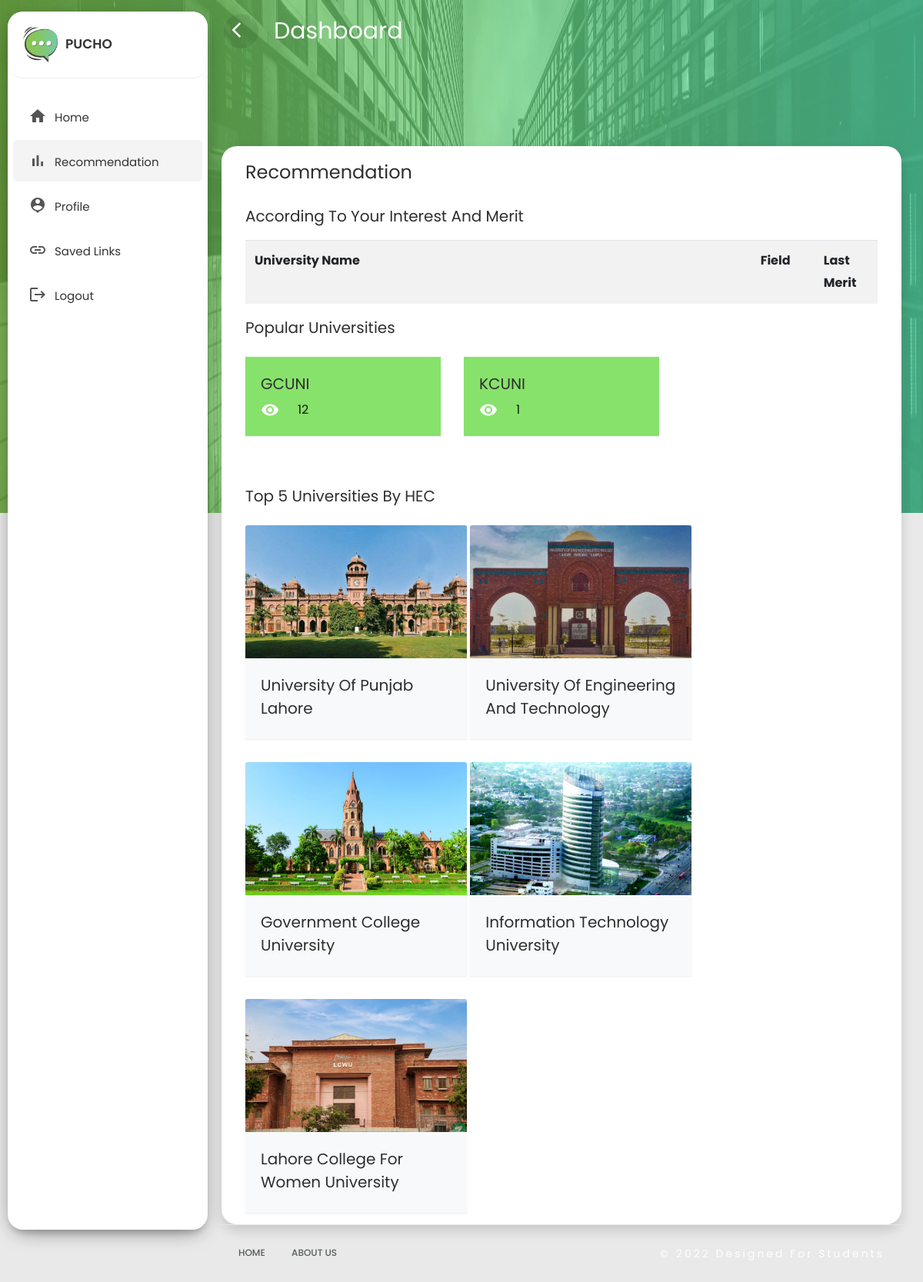
Before: /recommendation/ (signed in) with the older database file.
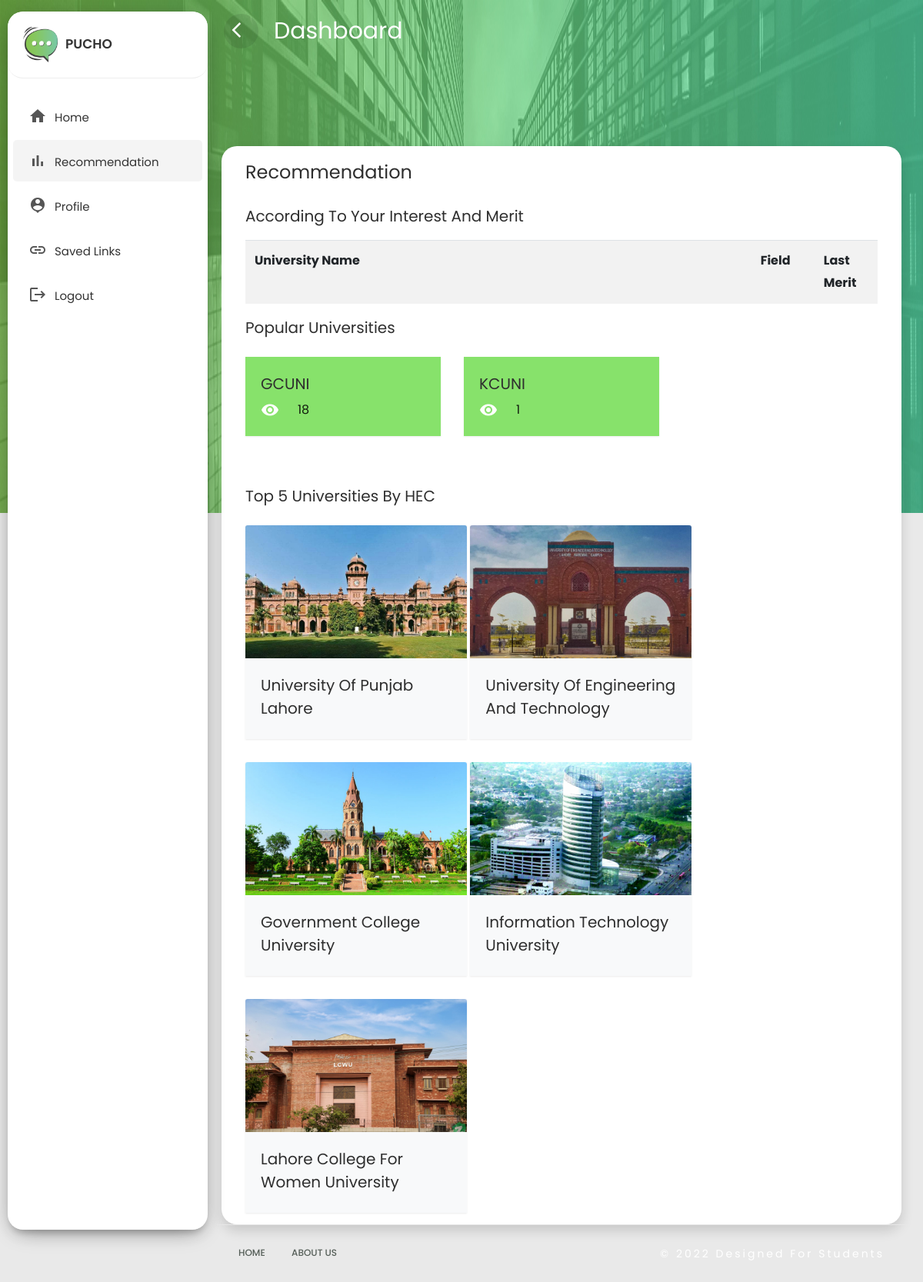
After: the same page with the newer database file.
### university/models.py (models this page shows, shortened)
class UniversitiesCount(models.Model):
    university_name = models.CharField(max_length=150)
    count = models.IntegerField()

### recommendation/views.py (the view)
# urls.py: path("", include("recommendation.urls")),
def recommendation(request):
    profile = Profile.objects.get(student=request.user)
    gaurdian_income = profile.gaurdian_income
    matric_marks = profile.matric_marks
    matric_grade = profile.matric_grade
    inter_marks = profile.inter_marks
    inter_grade = profile.inter_grade
    university_name = profile.university_name
    field_of_interest = profile.field_of_interest
    matric_marks_percentange = (matric_marks/1100)*30
    inter_marks_percentange = (inter_marks/1100)*70
    final_percentange = matric_marks_percentange + inter_marks_percentange
    query = University.objects.filter(program_abbreviation=field_of_interest,last_merit__lte=final_percentange)
    query2 = UniversitiesCount.objects.order_by('-count')[:5]
    query3 = UniversitiesCount.objects
    query4 = University.objects.filter(university_name=university_name, program_abbreviation=field_of_interest)
    print(query4)
    query5 = University.objects.filter(program_abbreviation=field_of_interest, fee_structure__lte=gaurdian_income)
    return render(request, "recommendation.html",context={'final_query':query,'final_query2':query2 ,'final_query5':query5})

### templates/recommendation.html (shortened to what this page needs)
{% extends "chatbot.html" %}
{%  load static  %}
{% block content %}
  <head>
    <link rel="stylesheet" href="{% static 'css/bootstrap.min.css' %}">
    <link rel="stylesheet" href="{% static 'css/dashboard.css' %}">
  </head>
  <body>
    <div class="wrapper">
        <nav id="sidebar">
          <div class="sidebar-header">
            <h3><img src="{% static 'images/logo2.png' %}" class="img-fluid"/><span>Pucho</span></h3>
          </div>
          <ul class="list-unstyled components">
            <li>
              <a href="{% url 'home' %}" class="dashboard"><i class="material-icons">home</i><span>Home</span></a>
            </li>
            <li class="active">
              <a href="{% url 'recommendation' %}" class="dashboard"><i class="material-icons">bar_chart</i><span>Recommendation</span></a>
            </li>
            <li>
              <a href="{% url 'profile' %}" class="dashboard"><i class="material-icons">person_pin</i><span>Profile</span></a>
            </li>
            <li  class="">
              <a href="{% url 'savedlinks' %}" class="dashboard"><i class="material-icons">link</i><span>Saved Links</span></a>
            </li>
            <li  class="">
              <a href="{% url 'logout' %}?next=/home" class="dashboard"><i class="material-icons">logout</i><span>Logout</span></a>
            </li>
          </ul>
        </nav>
        <div id="content">
          <div class="top-navbar">
            <nav class="navbar navbar-expand-lg">
              <div class="container-fluid">
                <div class="d-flex justify-content-start">
                  <button type="button" id="sidebarCollapse" class="d-xl-block d-lg-block d-md-mone d-none more-button2">
                    <span class="material-icons">arrow_back_ios</span>
                  </button>
                  <a class="navbar-brand"> Dashboard </a>
                </div>
              </div>
            </nav>
	        </div>
        	<div class="main-content">
            <div class="row content">
              <div class="col-lg-12 col-md-12 col-sm-12">
                <div class="profile-form shadow mx-2 bookmarks">
                  <div class="row mx-3">
                    <div class="col-lg-12 m-auto">
                      <div class="mt-3">
                        <h4>Recommendation</h4>
                      </div>
                      <div class="mt-3">
                        <h5>According to Your Interest and Merit</h5>
                      </div>
                      <table class="table table-striped table-condensed mt-3">
                        <tbody>
                          <tr>
                            <th>
                              University Name
                            </th>
                            <th class="table-icon">
                              Field
                            </th>
                            <th class="table-icon">
                              Last Merit
                            </th>
                          </tr>
                        </tbody>
                      </table>
                      <div class="mt-3 text-muted">
                        <h5>Popular Universities</h5>
                      </div>
                      <div class="row">
                        {% for value in final_query2 %}
                        <div class="col-sm-4">
                          <div class="card rounded" style="background-color:#87E26B;">
                            <div class="card-body">
                              <h5 class="card-title">{{value.university_name}}</h5>
                              <div class="d-flex align-items-center"><i class="material-icons text-white mr-4">visibility</i>{{value.count}}</div>
                            </div>
                          </div>
                        </div>
                        {% endfor %}
                      </div>
                      <div class="mt-5 text-muted">
                        <h5>Top 5 Universities by HEC</h5>
                      </div>
                      <div class="card bg-light" style="width: 18rem;">
                        <img src="{% static 'images/pu.jpg' %}" class="card-img-top" alt="...">
                        <div class="card-body">
                          <h5 class="card-title">University of Punjab Lahore</h5>
                        </div>
                      </div>
                      <div class="card bg-light" style="width: 18rem;">
                        <img src="{% static 'images/uet.jpg' %}" class="card-img-top" alt="...">
                        <div class="card-body">
                          <h5 class="card-title">University of Engineering and Technology</h5>
                        </div>
                      </div>
                      <div class="card bg-light" style="width: 18rem;">
                        <img src="{% static 'images/gc.jpg' %}" class="card-img-top" alt="...">
                        <div class="card-body">
                          <h5 class="card-title">Government College University</h5>
                        </div>
                      </div>
                      <div class="card bg-light" style="width: 18rem;">
                        <img src="{% static 'images/itu.jpg' %}" class="card-img-top" alt="...">
                        <div class="card-body">
                          <h5 class="card-title">Information Technology University</h5>
                        </div>
                      </div>
                      <div class="card bg-light" style="width: 18rem;">
                        <img src="{% static 'images/lc.jpg' %}" class="card-img-top" alt="...">
                        <div class="card-body">
                          <h5 class="card-title">Lahore College for Women University</h5>
                        </div>
                      </div>
                    </div>
                  </div>
                </div>
              </div>
            </div>
            <footer class="footer">
              <div class="container-fluid">
               <div class="row">
                 <div class="col-md-6">
                   <nav class="d-flex">
                     <ul class="m-0 p-0">
                       <li>
                         <a href="home.html">
                           Home
                         </a>
                       </li>
                       <li>
                         <a href="about.html">
                           About Us
                         </a>
                       </li>
                     </ul>
                   </nav>
                 </div>
                 <div class="col-md-6">
                   <p class="copyright d-flex justify-content-end"> &copy 2022 Designed For Students</p>
                 </div>
               </div>
             </div>
            </footer>
          </div>
        </div>
      </div>
  </body>
{% endblock %}

### templates/chatbot.html (shortened to what this page needs)
{%  load static  %}
<!doctype html>
<html class="no-js" lang="en">
<head>
    <link rel="stylesheet" href="{% static 'css/header.css' %}">
</head>
<body>
    <section>
        {% block content %}{% endblock %}
    </section>
</body>
</html>

### static/css/header.css (style rules this page uses)
body { font-family: "Lato", sans-serif; font-weight: normal; font-style: normal; color: #6A6972; overflow-x: hidden; }
* { margin: 0; padding: 0; -webkit-box-sizing: border-box; -moz-box-sizing: border-box; box-sizing: border-box; }
img { max-width: 100%; }
i, span, a { display: inline-block; }
audio, canvas, iframe, img, svg, video { vertical-align: middle; }
h1, h2, h3, h4, h5, h6 { font-family: "Poppins", sans-serif; font-weight: 700; color: #2E2E2E; margin: 0px; }
h3 { font-size: 28px; }
h4 { font-size: 22px; }
h5 { font-size: 18px; }
ul, ol { margin: 0px; padding: 0px; list-style-type: none; }
p { font-size: 16px; font-weight: 400; line-height: 26px; color: #6A6972; margin: 0px; }
.navbar { padding: 10px 0; position: relative; transition: all 0.3s ease-out 0s; }
.navbar-brand { width: 30%; }
::placeholder { font-size: 16px; font-weight: 400; color: #535353; transition: all 0.3s ease-out 0s; }
.copyright { color: white; font-size: 14px; padding: 12px 0; letter-spacing: 3px; }

Changed rows visible on the page:
changed UniversitiesCount "GCUNI": count "12" → "18"
